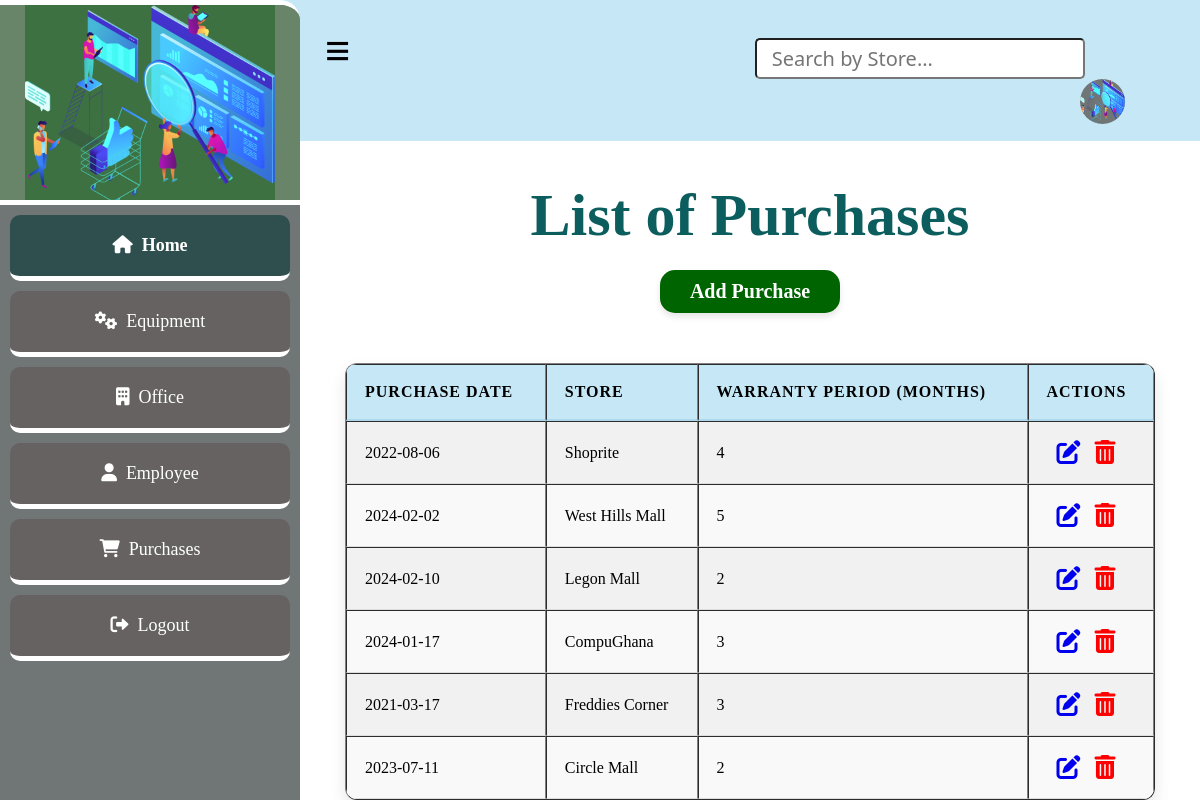
/purchase, run on the app's committed database.
### app.py (models this page shows, shortened)
class Purchase(db.Model):
    __tablename__ = "purchases"
    id=db.Column(db.Integer, primary_key=True)
    date=db.Column(db.String(10))
    store=db.Column(db.String(10))
    warranty_period=db.Column(db.Integer)
    equipment_rel=db.relationship('Equipment', backref='equipment_purchase')

### app.py (the view)
@app.route('/purchase')
def purchase():
    purchases = Purchase.query.all()
    return render_template('purchaseList.html', purchases=purchases)

### app.py (called while the page is built)
@app.before_request
def create_table():
    db.create_all()

### templates/purchaseList.html (shortened to what this page needs)
<!DOCTYPE html>
<html lang="en">
<head>
    <link
    rel="stylesheet"
    href="{{ url_for('static', filename='main.css') }}"
    />
    <link rel="stylesheet" href="https://cdnjs.cloudflare.com/ajax/libs/font-awesome/4.7.0/css/font-awesome.min.css">
    <link rel="stylesheet" href="https://cdnjs.cloudflare.com/ajax/libs/font-awesome/6.0.0-beta3/css/all.min.css">
</head>
<body>
    <div class="header">
        <a href="#" id="sidebar-icon">&#8801;</a>
        <input type="search" id="query" name="search" placeholder="Search by Store...">
        <button id="search-button">Submit</button>
        <a href="#"><img src="{{ url_for('static', filename='bg4.png') }}" alt=""></a>
    </div>
    <section class="sidebar">
        <div class="logo">
            <img src="{{ url_for('static', filename='bg4.png') }}" alt="logo">
        </div>
        <div class="content">
            <a href="/entry_point" class="home active"><i class="fas fa-home"></i>&nbsp; Home</a>
            <a href="/equipment" class="home"><i class="fas fa-cogs"></i>&nbsp;  Equipment</a>
            <a href="/location" class="home"><i class="fas fa-building"></i>&nbsp;  Office</a>
            <a href="/employee" class="home"><i class="fas fa-user"></i>&nbsp;  Employee</a>
            <a href="/purchase" class="home"><i class="fas fa-shopping-cart"></i> &nbsp; Purchases</a>
            <a href="/login" class="home"><i class="fas fa-sign-out-alt"></i>&nbsp;  Logout</a>
          </div>
    </section>
    <h1 class="marquee">List of Purchases</h1>
    <div class="purchase-form">
        <a href="/add-purchase" class="btn1">Add Purchase</a>
        <table border="1">
            <thead>
                <tr>
                    <th>Purchase Date</th>
                    <th>Store</th>
                    <th>Warranty Period (months)</th>
                    <th>Actions</th>
                </tr>
            </thead>
            <tbody id="table-results">
                {% for purchase in purchases %}
                    <tr>
                        <td>{{ purchase.date }}</td>
                        <td>{{ purchase.store }}</td>
                        <td>{{ purchase.warranty_period }}</td>
                        <td class="action">
                            <a href="/edit_purchase{{ purchase.id }}"><i class="fa fa-edit" style="font-size:24px"></i></a>
                            <a href="/delete_purchase{{ purchase.id }}"><i class="fa fa-trash-o" style="font-size:24px"></i></a>
                        </td>
                    </tr>
                {% endfor %}
            </tbody>
        </table>
    </div>
</body>
</html>

### static/main.css (style rules this page uses)
body { margin: 0; padding: 0; font-family: Verdana; }
.header { background: #c6e8f6; padding: 25px; }
.header input { padding: 5px 15px; font-size: 20px; font-family:'Segoe UI', Tahoma, Geneva, Verdana, sans-serif; border-radius: 5px; margin-left: 400px; }
.header button { padding: 5px 15px; font-size: 20px; border-radius: 5px; background: #707576; color: #fff; font-weight: bold; }
.header img { width: 45px; height: 45px; background: #707576; border-radius: 50%; float: right; justify-content: center; margin-right: 50px; }
#sidebar-icon { content: "\25C2"; margin-left: 300px; font-size: 45px; border-radius: 5px; text-decoration: none; color: #000; font-weight: bold; }
.sidebar { position: fixed; top: 0; left: 0; width: 300px; height: 100vh; background: #707576; border-top: 5px solid #fff; border-radius: 0 20px 20px 0; overflow: hidden; transition: transform 0.3s ease, background 0.3s ease; }
.logo { width: 300px; height: 200px; background: rgba(104, 135, 106, 0.938); display: flex; justify-content: center; align-items: center; }
.logo img { width: 250px; display: block; margin: auto; background-color: rgba(59, 112, 63, 0.938); }
.content { background: #707576; width: 300px; height: calc(100vh - 200px); position: fixed; top: 200px; z-index: 1; border-top: 5px solid #fff; overflow-y: auto; }
.content a { display: flex; text-decoration: none; color: #fff; font-size: 18px; border-bottom: 5px solid white; padding: 20px; justify-content: center; transition: background 0.3s ease, transform 0.3s ease; border-radius: 10px; margin: 10px; }
.home { border: none; outline: none; padding: 10px 16px; background: #666262; cursor: pointer; }
.active, .home:hover { background: darkslategrey; color: black; font-weight: bold; }
h1 { display: flex; font-size: 60px; flex-wrap: wrap; justify-content: center; gap: 50px; margin-left: 300px; text-align: center; margin-top: 40px; color: rgb(12, 94, 94); }
.purchase-form { display: flex; justify-content: center; align-items: center; flex-direction: column; margin-left: 300px; }
table { width: 90%; max-width: 1000px; border-collapse: separate; border-spacing: 0; margin-top: 30px; margin-left: auto; margin-right: auto; background: #ffffff; border-radius: 12px; overflow: hidden; box-shadow: 0 8px 16px rgba(0, 0, 0, 0.1); }
th, td { padding: 18px; text-align: left; font-size: 1em; border-bottom: 1px solid #ddd; }
th { background-color: #c6e8f6; font-weight: bold; text-transform: uppercase; letter-spacing: 1px; border-bottom: 2px solid #b0d8ec; }
tbody tr:nth-child(even) { background-color: #f9f9f9; }
tbody tr:nth-child(odd) { background-color: #f1f1f1; }
.btn1 { background: darkgreen; color: #fff; font-size: 1em; padding: 10px 30px; border-radius: 15px; transition: background-color 0.25s, box-shadow 0.25s, transform 0.25s; margin-bottom: 20px; text-decoration: none; font-size: 20px; display: block; margin-top: -20px; font-weight: bold; box-shadow: 0 4px 6px rgba(0, 0, 0, 0.1); }
.marquee { text-align: center; }
.action a { margin-left: 10px; }
.action .fa-trash-o { color: red; }

### data on the page
Purchase: date "2022-08-06", store "Shoprite", warranty_period "4"
Purchase: date "2024-02-02", store "West Hills Mall", warranty_period "5"
Purchase: date "2024-02-10", store "Legon Mall", warranty_period "2"
Purchase: date "2024-01-17", store "CompuGhana", warranty_period "3"
Purchase: date "2021-03-17", store "Freddies Corner", warranty_period "3"
Purchase: date "2023-07-11", store "Circle Mall", warranty_period "2"
